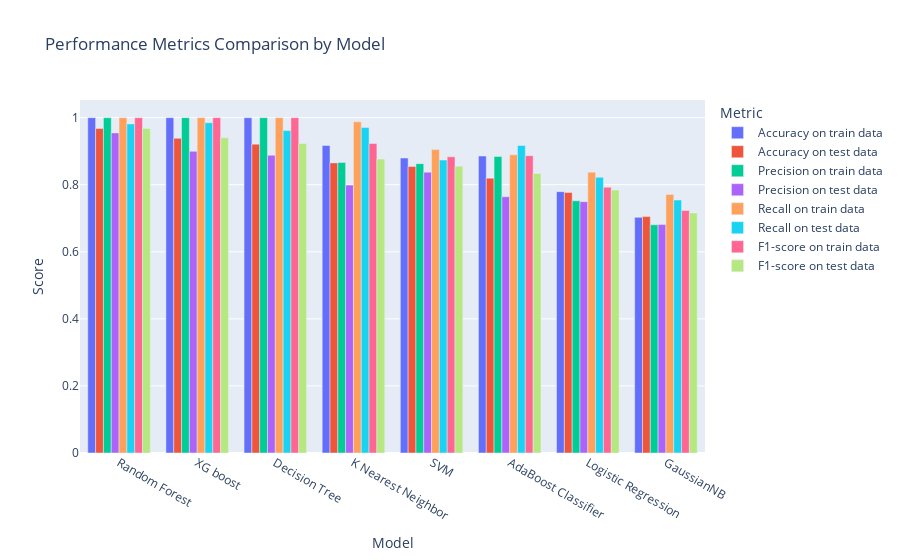

Notebook code cell kept with this figure:
### Code cell
import plotly.express as px

# Melting the DataFrame to have a tidy format for visualization
df_melted = df_sorted.melt(id_vars='Model Name', value_vars=['Accuracy on train data', 'Accuracy on test data',
                                                             'Precision on train data', 'Precision on test data',
                                                             'Recall on train data', 'Recall on test data',
                                                             'F1-score on train data', 'F1-score on test data'],
                           var_name='Metric', value_name='Score')

# Creating a grouped bar chart
fig = px.bar(df_melted, x='Model Name', y='Score', color='Metric',
             barmode='group', title='Performance Metrics Comparison by Model',
             labels={'Score': 'Score', 'Model Name': 'Model', 'Metric': 'Metric'})

fig.show()

### Figure 1 — Plotly figure (JSON) as saved in the notebook; plotly's stock layout.template omitted (floating-point values rounded to 4 significant figures)
{"data": [{"alignmentgroup": "True", "hovertemplate": "Metric=Accuracy on train data<br>Model=%{x}<br>Score=%{y}<extra></extra>", "legendgroup": "Accuracy on train data", "marker": {"color": "#636efa", "pattern": {"shape": ""}}, "name": "Accuracy on train data", "offsetgroup": "Accuracy on train data", "orientation": "v", "showlegend": true, "textposition": "auto", "type": "bar", "x": ["Random Forest", "XG boost", "Decision Tree", "K Nearest Neighbor", "SVM", "AdaBoost Classifier", "Logistic Regression", "GaussianNB"], "xaxis": "x", "y": [1, 1, 1, 0.917, 0.8797, 0.8856, 0.7793, 0.7027], "yaxis": "y"}, {"alignmentgroup": "True", "hovertemplate": "Metric=Accuracy on test data<br>Model=%{x}<br>Score=%{y}<extra></extra>", "legendgroup": "Accuracy on test data", "marker": {"color": "#EF553B", "pattern": {"shape": ""}}, "name": "Accuracy on test data", "offsetgroup": "Accuracy on test data", "orientation": "v", "showlegend": true, "textposition": "auto", "type": "bar", "x": ["Random Forest", "XG boost", "Decision Tree", "K Nearest Neighbor", "SVM", "AdaBoost Classifier", "Logistic Regression", "GaussianNB"], "xaxis": "x", "y": [0.9677, 0.9383, 0.921, 0.8651, 0.8542, 0.8196, 0.7769, 0.7049], "yaxis": "y"}, {"alignmentgroup": "True", "hovertemplate": "Metric=Precision on train data<br>Model=%{x}<br>Score=%{y}<extra></extra>", "legendgroup": "Precision on train data", "marker": {"color": "#00cc96", "pattern": {"shape": ""}}, "name": "Precision on train data", "offsetgroup": "Precision on train data", "orientation": "v", "showlegend": true, "textposition": "auto", "type": "bar", "x": ["Random Forest", "XG boost", "Decision Tree", "K Nearest Neighbor", "SVM", "AdaBoost Classifier", "Logistic Regression", "GaussianNB"], "xaxis": "x", "y": [1, 1, 1, 0.8661, 0.8628, 0.8842, 0.7521, 0.6805], "yaxis": "y"}, {"alignmentgroup": "True", "hovertemplate": "Metric=Precision on test data<br>Model=%{x}<br>Score=%{y}<extra></extra>", "legendgroup": "Precision on test data", "marker": {"color": "#ab63fa", "pattern": {"shape": ""}}, "name": "Precision on test data", "offsetgroup": "Precision on test data", "orientation": "v", "showlegend": true, "textposition": "auto", "type": "bar", "x": ["Random Forest", "XG boost", "Decision Tree", "K Nearest Neighbor", "SVM", "AdaBoost Classifier", "Logistic Regression", "GaussianNB"], "xaxis": "x", "y": [0.9545, 0.8996, 0.8877, 0.7988, 0.8374, 0.7641, 0.7495, 0.6811], "yaxis": "y"}, {"alignmentgroup": "True", "hovertemplate": "Metric=Recall on train data<br>Model=%{x}<br>Score=%{y}<extra></extra>", "legendgroup": "Recall on train data", "marker": {"color": "#FFA15A", "pattern": {"shape": ""}}, "name": "Recall on train data", "offsetgroup": "Recall on train data", "orientation": "v", "showlegend": true, "textposition": "auto", "type": "bar", "x": ["Random Forest", "XG boost", "Decision Tree", "K Nearest Neighbor", "SVM", "AdaBoost Classifier", "Logistic Regression", "GaussianNB"], "xaxis": "x", "y": [1, 1, 1, 0.9877, 0.9047, 0.889, 0.8374, 0.7711], "yaxis": "y"}, {"alignmentgroup": "True", "hovertemplate": "Metric=Recall on test data<br>Model=%{x}<br>Score=%{y}<extra></extra>", "legendgroup": "Recall on test data", "marker": {"color": "#19d3f3", "pattern": {"shape": ""}}, "name": "Recall on test data", "offsetgroup": "Recall on test data", "orientation": "v", "showlegend": true, "textposition": "auto", "type": "bar", "x": ["Random Forest", "XG boost", "Decision Tree", "K Nearest Neighbor", "SVM", "AdaBoost Classifier", "Logistic Regression", "GaussianNB"], "xaxis": "x", "y": [0.9813, 0.9848, 0.9614, 0.9708, 0.8737, 0.917, 0.8222, 0.7544], "yaxis": "y"}, {"alignmentgroup": "True", "hovertemplate": "Metric=F1-score on train data<br>Model=%{x}<br>Score=%{y}<extra></extra>", "legendgroup": "F1-score on train data", "marker": {"color": "#FF6692", "pattern": {"shape": ""}}, "name": "F1-score on train data", "offsetgroup": "F1-score on train data", "orientation": "v", "showlegend": true, "textposition": "auto", "type": "bar", "x": ["Random Forest", "XG boost", "Decision Tree", "K Nearest Neighbor", "SVM", "AdaBoost Classifier", "Logistic Regression", "GaussianNB"], "xaxis": "x", "y": [1, 1, 1, 0.9229, 0.8832, 0.8866, 0.7925, 0.723], "yaxis": "y"}, {"alignmentgroup": "True", "hovertemplate": "Metric=F1-score on test data<br>Model=%{x}<br>Score=%{y}<extra></extra>", "legendgroup": "F1-score on test data", "marker": {"color": "#B6E880", "pattern": {"shape": ""}}, "name": "F1-score on test data", "offsetgroup": "F1-score on test data", "orientation": "v", "showlegend": true, "textposition": "auto", "type": "bar", "x": ["Random Forest", "XG boost", "Decision Tree", "K Nearest Neighbor", "SVM", "AdaBoost Classifier", "Logistic Regression", "GaussianNB"], "xaxis": "x", "y": [0.9677, 0.9403, 0.9231, 0.8765, 0.8552, 0.8336, 0.7842, 0.7159], "yaxis": "y"}], "layout": {"barmode": "group", "legend": {"title": {"text": "Metric"}, "tracegroupgap": 0}, "title": {"text": "Performance Metrics Comparison by Model"}, "xaxis": {"anchor": "y", "domain": [0, 1], "title": {"text": "Model"}}, "yaxis": {"anchor": "x", "domain": [0, 1], "title": {"text": "Score"}}}}
